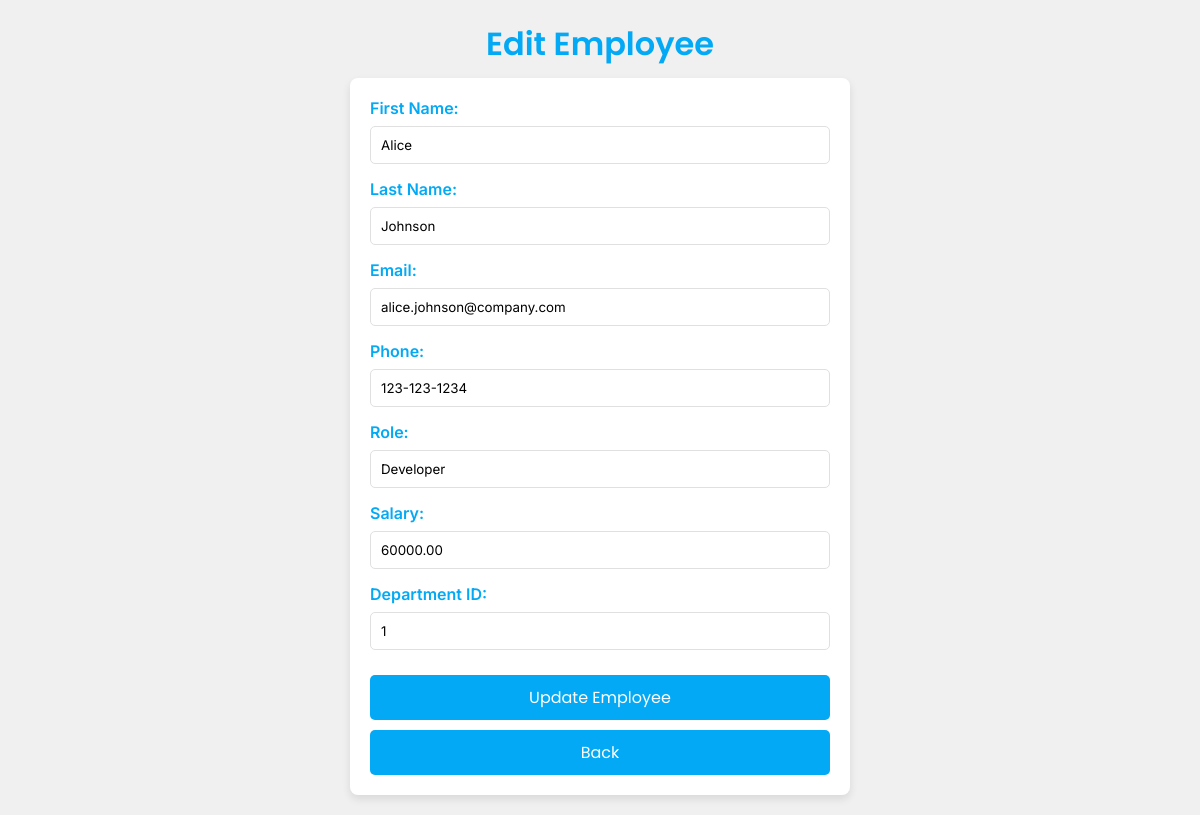
The app's page /editEmployee.php?id=1 (signed in) with its own data.
### tables this page shows
CREATE TABLE Employees (
    employee_id INT PRIMARY KEY AUTO_INCREMENT,
    first_name VARCHAR(255) NOT NULL,
    last_name VARCHAR(255) NOT NULL,
    email VARCHAR(255) UNIQUE,
    phone VARCHAR(20),
    role VARCHAR(100),
    salary DECIMAL(10, 2),
    department INT

);

### editEmployee.php (the view, shortened to what this page needs)
<?php
include 'logAction.php';
$employeeId = $_GET['id'];
$stmt = $pdo->prepare("SELECT * FROM Employees WHERE employee_id = ?");
$stmt->execute([$employeeId]);
$employee = $stmt->fetch(PDO::FETCH_ASSOC);
?>
<!DOCTYPE html>
<html lang="en">
<head>
    <link rel="stylesheet" href="style.css">
</head>
<body>
    <h1>Edit Employee</h1>
    <form method="POST" action="editEmployee.php?id=<?= htmlspecialchars($employeeId); ?>">
        <label for="first_name">First Name:</label>
        <input type="text" id="first_name" name="first_name" value="<?= htmlspecialchars($employee['first_name']); ?>" required>
        <label for="last_name">Last Name:</label>
        <input type="text" id="last_name" name="last_name" value="<?= htmlspecialchars($employee['last_name']); ?>" required>
        <label for="email">Email:</label>
        <input type="text" id="email" name="email" value="<?= htmlspecialchars($employee['email']); ?>" required>
        <label for="phone">Phone:</label>
        <input type="text" id="phone" name="phone" value="<?= htmlspecialchars($employee['phone']); ?>">
        <label for="role">Role:</label>
        <input type="text" id="role" name="role" value="<?= htmlspecialchars($employee['role']); ?>">
        <label for="salary">Salary:</label>
        <input type="number" id="salary" name="salary" value="<?= htmlspecialchars($employee['salary']); ?>" step="0.01">
        <label for="department">Department ID:</label>
        <input type="number" id="department" name="department" value="<?= htmlspecialchars($employee['department']); ?>" required>
        <button type="submit">Update Employee</button>
        <button type="button" onclick="window.location.href='employees.php'">Back</button>
    </form>
</body>
</html>

### style.css (style rules this page uses)
* { margin: 0; padding: 0; box-sizing: border-box; font-family: "Inter", sans-serif; }
:root { --sky-blue: #03a9f4; --light-green: #a1eebd; --white: #ffffff; --gray: #f0f0f0; --border-color: #e0e0e0; }
body { background-color: var(--gray); color: var(--sky-blue); padding: 20px; font-family: "Inter", sans-serif; }
h1, h2 { color: var(--sky-blue); text-align: center; font-family: "Poppins", sans-serif; }
h1 { font-size: 2em; font-weight: 600; margin-bottom: 10px; }
a, button { display: inline-block; background-color: var(--sky-blue); color: var(--white); padding: 8px 15px; border-radius: 5px; text-decoration: none; margin-top: 10px; font-family: "Poppins", sans-serif; font-weight: 400; }
button { border: none; cursor: pointer; }
form { background-color: var(--white); padding: 20px; border-radius: 8px; box-shadow: 0 4px 8px rgba(0, 0, 0, 0.1); max-width: 500px; margin: 0 auto; font-family: "Inter", sans-serif; }
form label { display: block; margin-bottom: 8px; color: var(--sky-blue); font-weight: 600; }
form input[type="text"], form input[type="number"], form input[type="date"], form select { width: 100%; padding: 10px; margin-bottom: 15px; border: 1px solid var(--border-color); border-radius: 5px; }
form button { width: 100%; padding: 10px; font-size: 16px; font-family: "Poppins", sans-serif; font-weight: 400; }
form input[type="text"], form input[type="password"] { width: 100%; padding: 10px; margin-bottom: 15px; border: 1px solid #e0e0e0; border-radius: 5px; outline: none; transition: border-color 0.3s ease; }

### records on screen
employees: first_name "Alice", last_name "Johnson", email "alice.johnson@company.com", phone "123-123-1234", role "Developer", salary "60000.00", department "1"
